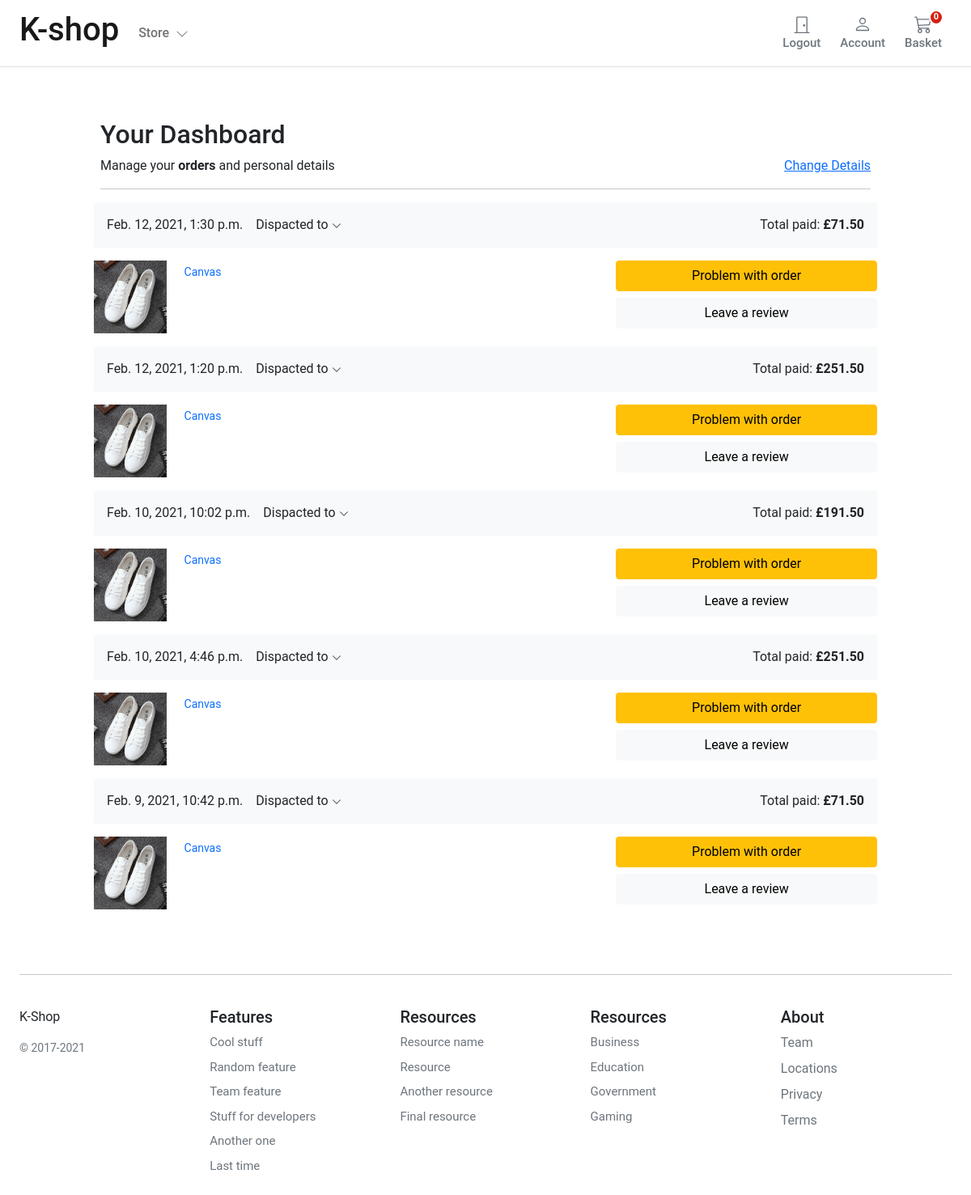
Page /account/dashboard/ (signed in) on the committed database.
### orders/models.py (models this page shows, shortened)
class Order(models.Model):
    user = models.ForeignKey(settings.AUTH_USER_MODEL, on_delete=models.CASCADE, related_name='order_user')
    full_name = models.CharField(max_length=50)
    address1 = models.CharField(max_length=250)
    address2 = models.CharField(max_length=250)
    city = models.CharField(max_length=100)
    phone = models.CharField(max_length=100)
    post_code = models.CharField(max_length=20)
    created = models.DateTimeField(auto_now_add=True)
    updated = models.DateTimeField(auto_now=True)
    total_paid = models.DecimalField(max_digits=5, decimal_places=2)
    order_key = models.CharField(max_length=200)
    billing_status = models.BooleanField(default=False)
    class Meta:
        ordering = ('-created',)

class OrderItem(models.Model):
    order = models.ForeignKey(Order,
                              related_name='items',
                              on_delete=models.CASCADE)
    product = models.ForeignKey(Product,
                                related_name='order_items',
                                on_delete=models.CASCADE)
    price = models.DecimalField(max_digits=5, decimal_places=2)
    quantity = models.PositiveIntegerField(default=1)

### store/models.py (models this page shows)
class Product(models.Model):
    category = models.ForeignKey(Category, related_name='product', on_delete=models.CASCADE)
    created_by = models.ForeignKey(settings.AUTH_USER_MODEL, on_delete=models.CASCADE, related_name='product_creator')
    title = models.CharField(max_length=255)
    author = models.CharField(max_length=255, default='admin')
    description = models.TextField(blank=True)
    image = models.ImageField(upload_to='images/', default='images/default.png')
    slug = models.SlugField(max_length=255)
    price = models.DecimalField(max_digits=4, decimal_places=2)
    in_stock = models.BooleanField(default=True)
    is_active = models.BooleanField(default=True)
    created = models.DateTimeField(auto_now_add=True)
    updated = models.DateTimeField(auto_now=True)
    objects = models.Manager()
    products = ProductManager()
    class Meta:
        verbose_name_plural = 'Products'
        ordering = ('-created',)
    def get_absolute_url(self):
        return reverse('store:product_detail', args=[self.slug])
    def __str__(self):
        return self.title

### account/views.py (the view)
# urls.py: path('dashboard/', views.dashboard, name='dashboard'),
@login_required
def dashboard(request):
    orders = user_orders(request)
    return render(request,
                  'account/user/dashboard.html',
                  {'section': 'profile', 'orders': orders})

### basket/basket.py (called while the page is built)
    def __len__(self):
        return sum(item['qty'] for item in self.basket.values())

### basket/context_processors.py (called while the page is built)
def basket(request):
    return {'basket': Basket(request)}

### orders/views.py (called while the page is built)
def user_orders(request):
    user_id = request.user.id
    orders = Order.objects.filter(user_id=user_id).filter(billing_status=True)
    return orders

### store/context_processors.py (called while the page is built)
def categories(request):
    return {
        'categories': Category.objects.all()
    }

### store/models.py (called while the page is built)
    def get_absolute_url(self):
        return reverse('store:category_list', args=[self.slug])

### templates/account/user/dashboard.html (shortened to what this page needs)
{% extends "../../store/base.html" %} {% load static %} {% block title %}Basket Summary{%endblock %} {% block content %}
<main class="pt-5">
  <div class="container" style="max-width: 1000px">
    <div class="col-12">
      <h1 class="h2">Your Dashboard</h1>
    </div>
    <div class="col-12 d-flex justify-content-between">
      <div>Manage your <b>orders</b> and personal details</div>
      <div><a href="{% url "account:edit_details" %}">Change Details</a></div>
    </div>
    <hr />
  </div>
  <div class="container" style="max-width: 1000px">
    {% for order in orders %}
    <div class="row g-3">
      <div class="col-12 bg-light p-3 d-flex justify-content-between">
        <div class="d-flex d-flex-inline">
          <div class="pe-3">{{ order.created }}</div>
          <div class="dropdown">
          <a class="text-reset text-decoration-none dropdown-toggle" href="#" role="link" id="dropdownLink" data-bs-toggle="dropdown" aria-expanded="false">
          Dispacted to
          <svg xmlns="http://www.w3.org/2000/svg" width="12" height="12" fill="currentColor" class="bi bi-chevron-down" viewBox="0 0 16 16">
            <path fill-rule="evenodd" d="M1.646 4.646a.5.5 0 0 1 .708 0L8 10.293l5.646-5.647a.5.5 0 0 1 .708.708l-6 6a.5.5 0 0 1-.708 0l-6-6a.5.5 0 0 1 0-.708z"/>
          </svg>
          </a>
          </div>
        </div>
        <div class="text-end">
          Total paid: <span class="fw-bold">£{{ order.total_paid }}</span>
        </div>
      </div>
      <div class="col-md-5 col-lg-4 order-md-last p-0 order-3">
        <div class="d-grid gap-2 ">
          <button class="btn btn-warning" type="button">Problem with order</button>
          <button class="btn btn-light" type="button">Leave a review</button>
        </div>
      </div>
      <div class="col-md-7 col-lg-8 p-0">
        {% for item in order.items.all %}
        <div class="card mb-3 border-0">
          <div class="row g-0">
            <div class="col-md-2 d-none d-md-block">
              <img class="img-fluid" style="width:90px" src="{{item.product.image.url}}" />
            </div>
            <div class="col-md-10">
              <div class="card-body p-1">
                <a class="text-decoration-none" href="{{ item.product.get_absolute_url }}">
                  <p class="card-text small">{{item.product|title}}</p>
                </a>
              </div>
            </div>
          </div>
        </div>
        {% endfor %}
      </div>
    </div>
    {% endfor %}
  </div>
</main>
{% endblock %}

### static/core/css/base.css (style rules this page uses)
@media (min-width: 1000px) { .container { max-width: 1000px; } }
@media (max-width: 1200px) { .container { max-width: 100%; padding:0 24px; } }
.dropdown-toggle::after { display: none; }
html, body, p, div { letter-spacing: -0.02px; font-family: 'Roboto', sans-serif; }

### rows in the picture
Order: created "Feb. 12, 2021, 1:30 p.m.", total_paid "71.50"
OrderItem: product.image (picture), product "Canvas"
Order: created "Feb. 12, 2021, 1:20 p.m.", total_paid "251.50"
OrderItem: product.image (picture), product "Canvas"
Order: created "Feb. 10, 2021, 10:02 p.m.", total_paid "191.50"
OrderItem: product.image (picture), product "Canvas"
Order: created "Feb. 10, 2021, 4:46 p.m.", total_paid "251.50"
OrderItem: product.image (picture), product "Canvas"
Order: created "Feb. 9, 2021, 10:42 p.m.", total_paid "71.50"
OrderItem: product.image (picture), product "Canvas"
